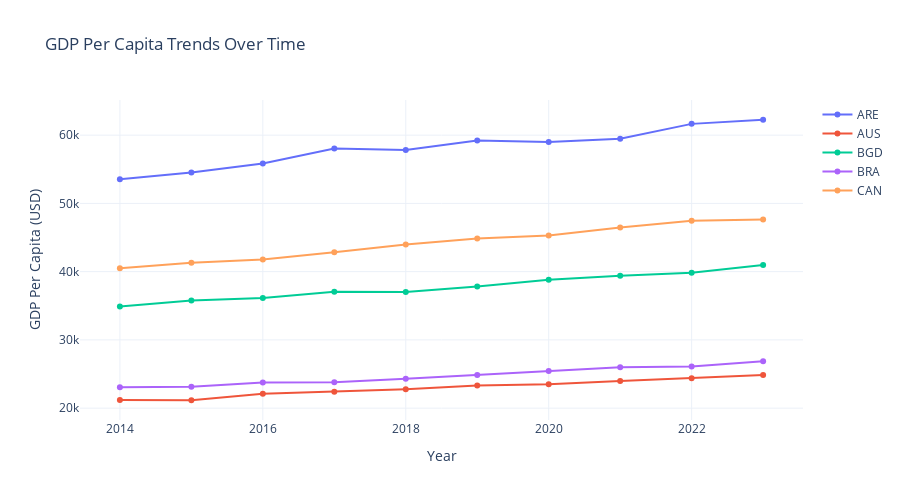

The notebook cell saved with this chart:
### Code cell
# Plotly Visualization: Time-series trends
countries_sample = df_clean['country'].unique()[:5]  # Top 5 countries

fig = go.Figure()

for country in countries_sample:
    country_data = df_clean[df_clean['country'] == country].sort_values('year')
    fig.add_trace(go.Scatter(
        x=country_data['year'],
        y=country_data.get('gdp_per_capita', country_data.iloc[:, 2]),
        mode='lines+markers',
        name=country,
        line=dict(width=2),
        marker=dict(size=6)
    ))

fig.update_layout(
    title='GDP Per Capita Trends Over Time',
    xaxis_title='Year',
    yaxis_title='GDP Per Capita (USD)',
    hovermode='x unified',
    template='plotly_white',
    height=500
)
fig.show()

### Figure 1 — Plotly figure (JSON) as saved in the notebook; plotly's stock layout.template omitted (floating-point values rounded to 4 significant figures)
{"data": [{"line": {"width": 2}, "marker": {"size": 6}, "mode": "lines+markers", "name": "ARE", "type": "scatter", "x": [2014, 2015, 2016, 2017, 2018, 2019, 2020, 2021, 2022, 2023], "y": [53530.0, 54530.0, 55840.0, 58060.0, 57820.0, 59220.0, 59000.0, 59480.0, 61650.0, 62250.0]}, {"line": {"width": 2}, "marker": {"size": 6}, "mode": "lines+markers", "name": "AUS", "type": "scatter", "x": [2014, 2015, 2016, 2017, 2018, 2019, 2020, 2021, 2022, 2023], "y": [21190.0, 21160.0, 22110.0, 22420.0, 22780.0, 23300.0, 23500.0, 23980.0, 24380.0, 24850.0]}, {"line": {"width": 2}, "marker": {"size": 6}, "mode": "lines+markers", "name": "BGD", "type": "scatter", "x": [2014, 2015, 2016, 2017, 2018, 2019, 2020, 2021, 2022, 2023], "y": [34880.0, 35780.0, 36140.0, 37060.0, 37000.0, 37830.0, 38800.0, 39390.0, 39850.0, 40960.0]}, {"line": {"width": 2}, "marker": {"size": 6}, "mode": "lines+markers", "name": "BRA", "type": "scatter", "x": [2014, 2015, 2016, 2017, 2018, 2019, 2020, 2021, 2022, 2023], "y": [23050.0, 23140.0, 23760.0, 23780.0, 24300.0, 24870.0, 25450.0, 26000.0, 26100.0, 26890.0]}, {"line": {"width": 2}, "marker": {"size": 6}, "mode": "lines+markers", "name": "CAN", "type": "scatter", "x": [2014, 2015, 2016, 2017, 2018, 2019, 2020, 2021, 2022, 2023], "y": [40500.0, 41310.0, 41790.0, 42830.0, 43990.0, 44840.0, 45300.0, 46470.0, 47460.0, 47620.0]}], "layout": {"height": 500, "hovermode": "x unified", "title": {"text": "GDP Per Capita Trends Over Time"}, "xaxis": {"title": {"text": "Year"}}, "yaxis": {"title": {"text": "GDP Per Capita (USD)"}}}}
